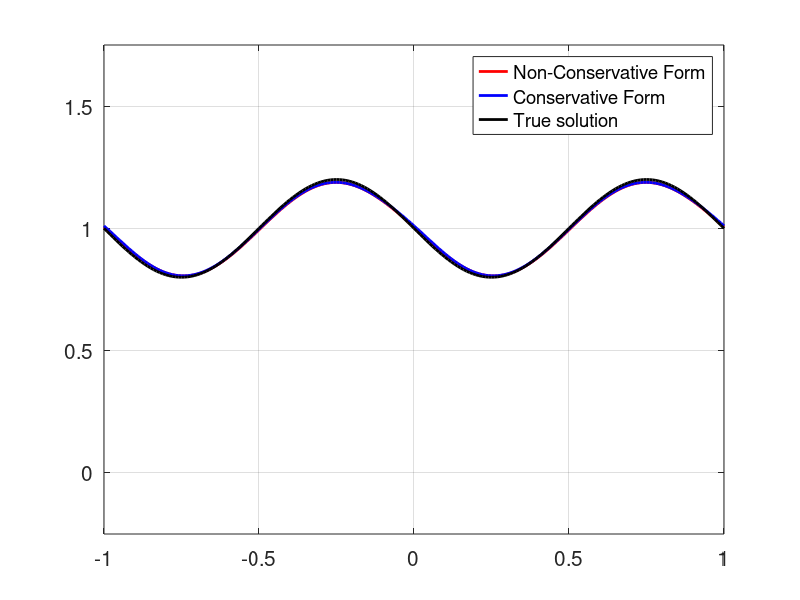

This figure's MATLAB source:
clc
clear all
close all

% Discretization	
h  = 0.01;
k  = 0.5*h;
x  = -1:h:1;
nX = numel(x);
t  = 0:k:0.5;
nT = numel(t);

% Initial condition
U0 = 1 + 0.2*sin(2*pi*x) ;

% U1 --> Non-Conservative Scheme
% U2 --> Conservative Scheme
U1 = U0; 
U2 = U0;

% Right-hand side
F = @(x,t) -0.2*2*pi*cos(2*pi*(x-t)) + (1+0.2*sin(2*pi*(x-t))).*(0.2*2*pi*cos(2*pi*(x-t))) ;

for i = 1:nT
    % Create extended solution arrays
    U1_ext = [U1(nT-1),U1,U1(2)] ;
    U2_ext = [U2(nT-1),U2,U2(2)] ;
    
    % Right-hand side
    F_kt = k* F(x,t(i));
    
	% Update solutions
	U1 = U1 - (k/h)*U1_ext(2:end-1).*(U1_ext(2:end-1)-U1_ext(1:end-2)) + F_kt;
    U2 = U2 - 0.5*(k/h)*((U2_ext(2:end-1)).^2-(U2_ext(1:end-2)).^2) + F_kt;
	
    % Exact solution
	U_exact = 1 + 0.2*sin(2*pi*(x-t(i)));
    
	% Visualize the numerical approximation and the correct solution
	plot(x,U1,'-r','LineWidth',2)
    hold all
    plot(x,U2,'-b','LineWidth',2)
    plot(x,U_exact,'-k','LineWidth',2)
	ylim([-0.25 1.75]);xlim([-1 1]);
	set(gca,'XTick',-1:0.5:1);set(gca,'YTick',0:0.5:1.5,'FontSize',15)
	grid on;
	legend('Non-Conservative Form','Conservative Form','True solution','Location','best')
    hold off
	drawnow	
end


